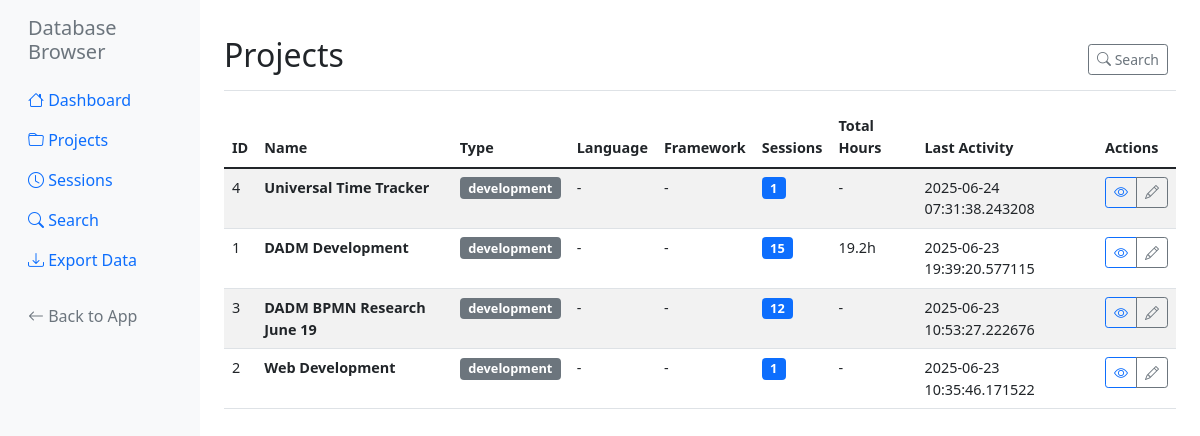
Page /db/projects on the earlier database version.
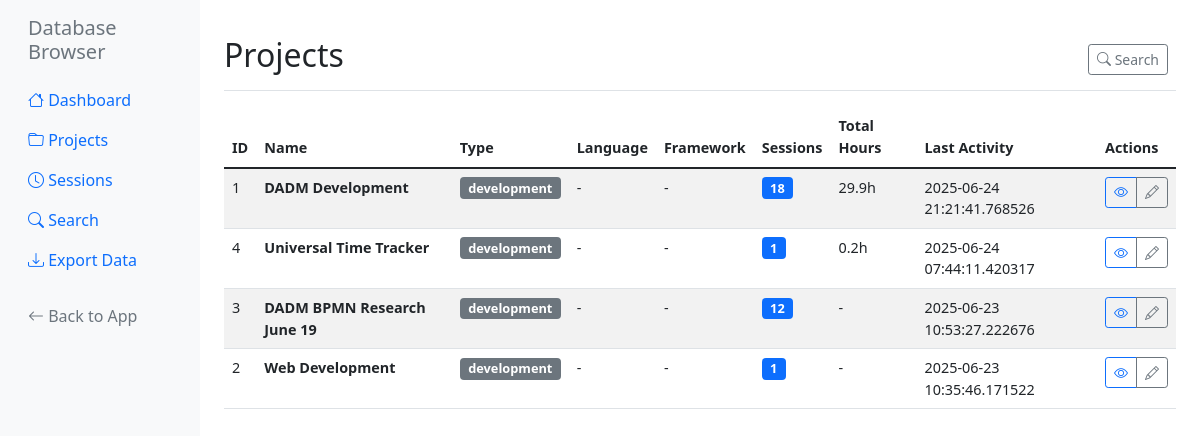
Same page on the later database version.
### server/src/models.py (models this page shows, shortened)
class Project:
    __tablename__ = 'projects'

### server/src/db_browser.py (the view)
@db_browser.route('/db/projects')
def projects():
    conn = get_db_connection()
    projects = conn.execute('''
        SELECT p.*, COUNT(s.id) as session_count,
               SUM(s.duration_minutes) as total_duration
        FROM projects p
        LEFT JOIN sessions s ON p.id = s.project_id
        GROUP BY p.id
        ORDER BY p.last_activity DESC
    ''').fetchall()
    conn.close()
    return render_template('db_browser/projects.html', projects=projects)

### server/src/db_browser.py (called while the page is built)
def get_db_connection():
    database_path = os.environ.get('DATABASE_PATH', '/app/data/timetracker.db')
    conn = sqlite3.connect(database_path)
    conn.row_factory = sqlite3.Row
    return conn

### server/src/templates/db_browser/projects.html (shortened to what this page needs)
{% extends "db_browser/base.html" %}
{% block content %}
<div class="d-flex justify-content-between flex-wrap flex-md-nowrap align-items-center pt-3 pb-2 mb-3 border-bottom">
    <h1 class="h2">Projects</h1>
    <div class="btn-toolbar mb-2 mb-md-0">
        <div class="btn-group me-2">
            <a href="{{ url_for('db_browser.search') }}" class="btn btn-sm btn-outline-secondary">
                <i class="bi bi-search"></i> Search
            </a>
        </div>
    </div>
</div>
<div class="table-responsive">
    <table class="table table-striped table-hover">
        <thead>
            <tr>
                <th>ID</th>
                <th>Name</th>
                <th>Type</th>
                <th>Language</th>
                <th>Framework</th>
                <th>Sessions</th>
                <th>Total Hours</th>
                <th>Last Activity</th>
                <th>Actions</th>
            </tr>
        </thead>
        <tbody>
            {% for project in projects %}
            <tr>
                <td>{{ project.id }}</td>
                <td>
                    <strong>{{ project.name }}</strong>
                </td>
                <td>
                    <span class="badge bg-secondary">{{ project.type }}</span>
                </td>
                <td>{{ project.language or '-' }}</td>
                <td>{{ project.framework or '-' }}</td>
                <td>
                    <span class="badge bg-primary">{{ project.session_count }}</span>
                </td>
                <td>
                    {% if project.total_duration %}
                        {{ "%.1f"|format(project.total_duration / 60) }}h
                    {% else %}
                        -
                    {% endif %}
                </td>
                <td>
                    {% if project.last_activity %}
                        {% set date_parts = project.last_activity.split('T') %}
                        {{ date_parts[0] }}
                    {% else %}
                        -
                    {% endif %}
                </td>
                <td>
                    <div class="btn-group btn-group-sm" role="group">
                        <a href="{{ url_for('db_browser.project_detail', project_id=project.id) }}"
                           class="btn btn-outline-primary" title="View Details">
                            <i class="bi bi-eye"></i>
                        </a>
                        <a href="{{ url_for('db_browser.edit_project', project_id=project.id) }}"
                           class="btn btn-outline-secondary" title="Edit">
                            <i class="bi bi-pencil"></i>
                        </a>
                    </div>
                </td>
            </tr>
            {% endfor %}
        </tbody>
    </table>
</div>
{% endblock %}

### server/src/templates/db_browser/base.html (shortened to what this page needs)
<!DOCTYPE html>
<html lang="en">
<head>
    <link href="https://cdn.jsdelivr.net/npm/bootstrap@5.1.3/dist/css/bootstrap.min.css" rel="stylesheet">
    <link href="https://cdn.jsdelivr.net/npm/bootstrap-icons@1.7.2/font/bootstrap-icons.css" rel="stylesheet">
</head>
<body>
    <div class="container-fluid">
        <div class="row">
            <nav class="col-md-3 col-lg-2 d-md-block sidebar collapse">
                <div class="position-sticky pt-3">
                    <div class="px-3 mb-3">
                        <h5 class="text-muted">Database Browser</h5>
                    </div>
                    <ul class="nav flex-column">
                        <li class="nav-item">
                            <a class="nav-link" href="{{ url_for('db_browser.index') }}">
                                <i class="bi bi-house"></i> Dashboard
                            </a>
                        </li>
                        <li class="nav-item">
                            <a class="nav-link" href="{{ url_for('db_browser.projects') }}">
                                <i class="bi bi-folder"></i> Projects
                            </a>
                        </li>
                        <li class="nav-item">
                            <a class="nav-link" href="{{ url_for('db_browser.sessions') }}">
                                <i class="bi bi-clock"></i> Sessions
                            </a>
                        </li>
                        <li class="nav-item">
                            <a class="nav-link" href="{{ url_for('db_browser.search') }}">
                                <i class="bi bi-search"></i> Search
                            </a>
                        </li>
                        <li class="nav-item">
                            <a class="nav-link" href="{{ url_for('db_browser.export_data') }}">
                                <i class="bi bi-download"></i> Export Data
                            </a>
                        </li>
                        <li class="nav-item mt-3">
                            <a class="nav-link text-muted" href="/">
                                <i class="bi bi-arrow-left"></i> Back to App
                            </a>
                        </li>
                    </ul>
                </div>
            </nav>
            <main class="col-md-9 ms-sm-auto col-lg-10 px-md-4 main-content">
                {% block content %}{% endblock %}
            </main>
        </div>
    </div>
</body>
</html>

### server/src/templates/db_browser/base.html (style rules this page uses)
.sidebar { min-height: 100vh; background-color: #f8f9fa; }
.main-content { padding: 20px; }
.table-responsive { font-size: 0.9rem; }
.badge { font-size: 0.8rem; }

Differences in the rows shown:
changed Project "DADM Development": session_count "15" → "18"; total_duration "19.2" → "29.9"; last_activity "2025-06-23 19:39:20.577115" → "2025-06-24 21:21:41.768526"; moves up the list
changed Project "Universal Time Tracker": total_duration (not shown) → "0.2"; last_activity "2025-06-24 07:31:38.243208" → "2025-06-24 07:44:11.420317"; text "-" → "h"
